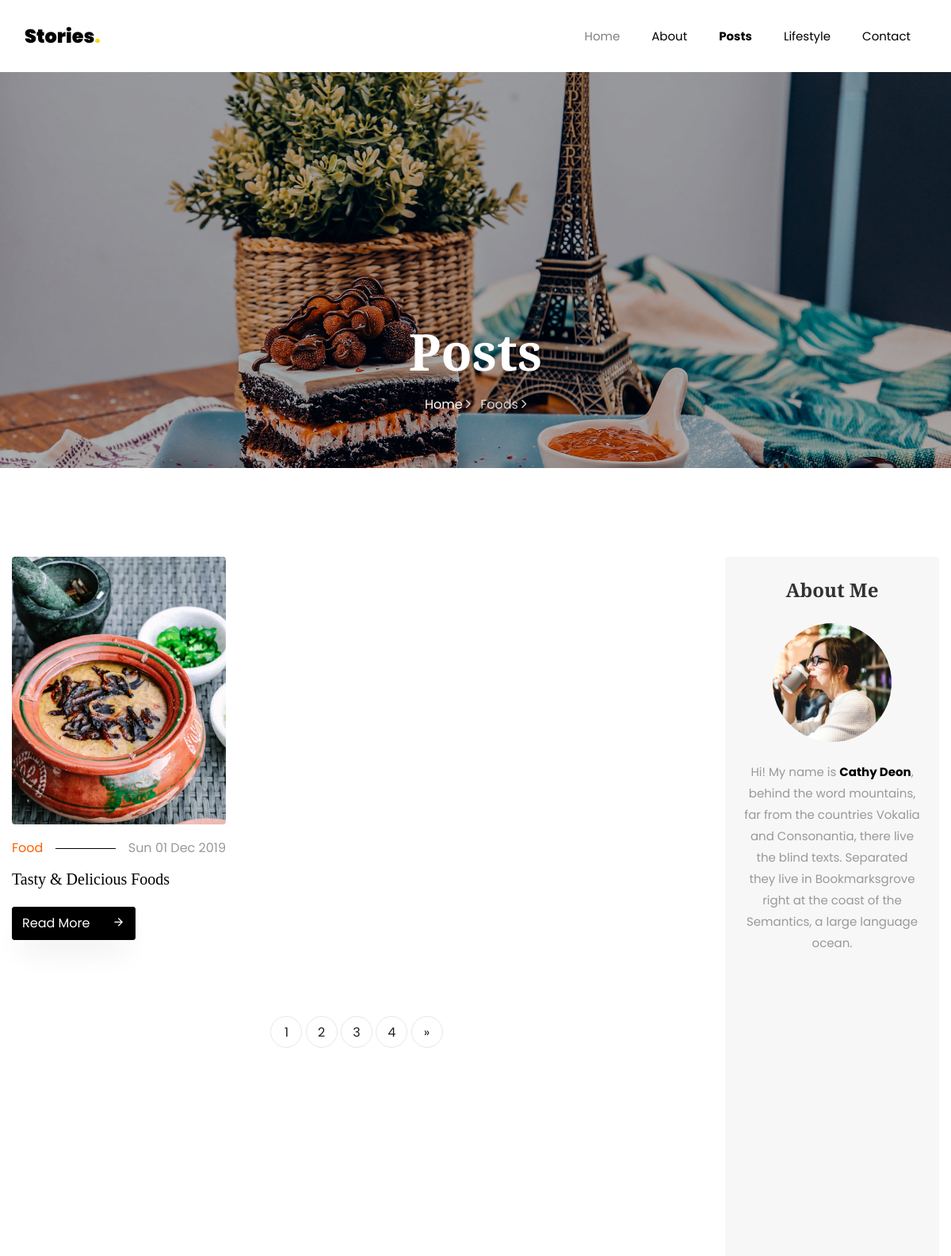
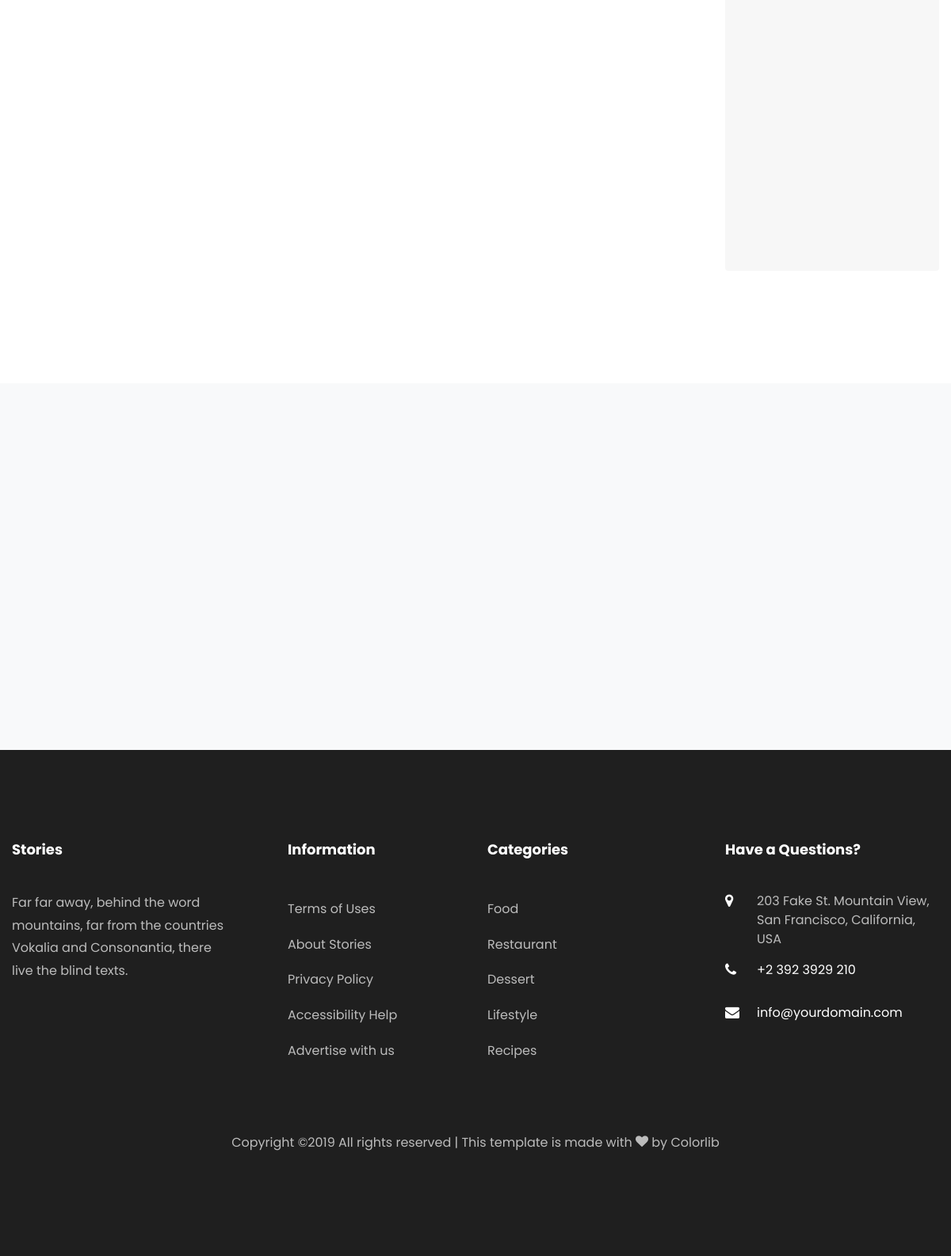
/page/, run on the app's committed database (2 pictures, top to bottom).
### story/models.py (models this page shows, shortened)
class Post(models.Model):
    title = models.CharField(max_length=100)
    overview = models.TextField()
    featured = models.BooleanField(default=True)
    timestamp = models.DateTimeField(auto_now_add=True)
    user = models.ForeignKey(Author,on_delete=models.CASCADE)
    thumbnail = models.ImageField()
    category = models.ForeignKey(Category, on_delete=models.CASCADE)
    def get_absolute_url(self):
        return reverse('post-detail', kwargs={
            'pk': self.pk
        })

class Category(models.Model):
    title = models.CharField(max_length=20)
    thumbnail = models.ImageField()
    detail = models.TextField()
    def __str__(self):
        return self.title

### story/views.py (the view)
# urls.py: path('page/', views.PageView.as_view(), name='page'),
class PageView(ListView):
    model = Post
    template_name = 'foods.html'
    context_object_name = 'queryset'
    paginate_by = 1
    def get_context_data(self, **kwargs):
        recent = Post.objects.order_by('timestamp')[0:3]
        context = super().get_context_data(**kwargs)
        context['recent'] = recent
        return context

### templates/foods.html (shortened to what this page needs)
{% extends "base.html" %}
{% load static %}
{% block content %}
  <body>
    <section class="hero-wrap hero-wrap-2" style="background-image: url({% static 'images/bg_4.jpg' %});">
      <div class="overlay"></div>
      <div class="container">
        <div class="row no-gutters slider-text align-items-end justify-content-center">
          <div class="col-md-9 ftco-animate pb-5 text-center">
            <h1 class="mb-3 bread">Posts</h1>
            <p class="breadcrumbs"><span class="mr-2"><a href="{% url 'index' %}">Home <i class="ion-ios-arrow-forward"></i></a></span> <span>Foods <i class="ion-ios-arrow-forward"></i></span></p>
          </div>
        </div>
      </div>
    </section>
    <section class="ftco-section">
    	<div class="container">
        <div class="row">
        	<div class="col-lg-9">
        		<div class="row">
                             {% for post in queryset  %}
        			<div class="col-md-4 ftco-animate">
    						<div class="blog-entry">
		    					<a href="{{post.get_absolute_url}}" class="img-2"><img src="{{post.thumbnail.url}}" class="img-fluid" alt="Colorlib Template"></a>
			    				<div class="text pt-3">
	    							<p class="meta d-flex"><span class="pr-3"><a href="{% url 'post-category' post.category.pk %}">{{post.category}}</a></span><span class="ml-auto pl-3">{{post.timestamp|date:"D d M Y"}}</span></p>
	    							<h3><a href="{{post.get_absolute_url}}">{{post.title}}</a></h3>
	    							<p class="mb-0"><a href="{{post.get_absolute_url}}" class="btn btn-black py-2">Read More <span class="icon-arrow_forward ml-4"></span></a></p>
	    						</div>
		    				</div>
						</div>
							 {% endfor %}
        		</div>
        		<div class="row mt-5">
		          <div class="col text-center">
		            <div class="block-27">
                       {% if is_paginated %}
						 <ul>
				{% for i in paginator.page_range %}
							{% if i <= page_obj.number|add:3 and i >= page_obj.number|add:-3 %}
							<li><a href="?page={{forloop.counter}}">{{forloop.counter}}</a></li>
						   {% endif %}
				{% endfor %}
						   {% if page_obj.has_next %}
							 <li><a href="?page={{ page_obj.next_page_number }}">&raquo;</a></li>
						   {% endif %}
						 </ul>
					   {% endif %}
		            </div>
		          </div>
		        </div>
        	</div>
        	<div class="col-lg-3">
        		<div class="sidebar-wrap">
	        		<div class="sidebar-box p-4 about text-center ftco-animate">
			          <h2 class="heading mb-4">About Me</h2>
			          <img src="{% static 'images/author.jpg' %}" class="img-fluid" alt="Colorlib Template">
			          <div class="text pt-4">
			          	<p>Hi! My name is <strong>Cathy Deon</strong>, behind the word mountains, far from the countries Vokalia and Consonantia, there live the blind texts. Separated they live in Bookmarksgrove right at the coast of the Semantics, a large language ocean.</p>
			          </div>
	        		</div>
            </div>
        	</div>
        </div>
    	</div>
    </section>
		<section class="ftco-subscribe ftco-section bg-light">
      <div class="overlay">
        <div class="container">
          <div class="row d-flex justify-content-center">
          </div>
        </div>
      </div>
    </section>
  </body>
{% endblock content %}

### templates/base.html (shortened to what this page needs)
<!DOCTYPE html>
<html lang="">
    {% include "head.html" %}
<body>
    {% include "nav.html" %}
    {% block content %}
    {% endblock content %}
    {% include "footer.html" %}
</body>
</html>

### templates/head.html (shortened to what this page needs)
{% load static %}
<head>
    <link rel="stylesheet" href="{% static 'css/open-iconic-bootstrap.min.css' %}">
    <link rel="stylesheet" href="{% static 'css/animate.css' %}">
    <link rel="stylesheet" href="{% static 'css/owl.carousel.min.css' %}">
    <link rel="stylesheet" href="{% static 'css/owl.theme.default.min.css' %}">
    <link rel="stylesheet" href="{% static 'css/magnific-popup.css' %}">
    <link rel="stylesheet" href="{% static 'css/aos.css' %}">
    <link rel="stylesheet" href="{% static 'css/ionicons.min.css' %}">
    <link rel="stylesheet" href="{% static 'css/flaticon.css' %}">
    <link rel="stylesheet" href="{% static 'css/icomoon.css' %}">
    <link rel="stylesheet" href="{% static 'css/style.css' %}">
  </head>

### templates/nav.html (shortened to what this page needs)
{% load static %}
<nav class="navbar navbar-expand-lg navbar-dark bg-dark ftco-navbar-light" id="ftco-navbar">
    <div class="container">
      <a class="navbar-brand" href="{% url 'index' %}">Stories<span>.</span></a>
      <div class="collapse navbar-collapse" id="ftco-nav">
        <ul class="navbar-nav ml-auto">
          <li class="nav-item active"><a href="{% url 'index' %}" class="nav-link">Home</a></li>
          <li class="nav-item"><a href="{% url 'about' %}" class="nav-link">About</a></li>
          <li class="nav-item"><a href="{% url 'page' %}" class="nav-link"><b>Posts</b></a></li>
          <li class="nav-item"><a href="{% url 'style' %}" class="nav-link">Lifestyle</a></li>
          <li class="nav-item"><a href=" /contact/" class="nav-link">Contact</a></li>
        </ul>
      </div>
    </div>
  </nav>

### templates/search.html
{% load static %}

### templates/footer.html (shortened to what this page needs)
   {% load static %}
   <footer class="ftco-footer ftco-footer-2 ftco-section">
        <div class="container">
          <div class="row mb-5">
            <div class="col-md">
              <div class="ftco-footer-widget mb-4">
                <h2 class="ftco-heading-2">Stories</h2>
                <p>Far far away, behind the word mountains, far from the countries Vokalia and Consonantia, there live the blind texts.</p>
                <ul class="ftco-footer-social list-unstyled float-md-left float-lft mt-5">
                </ul>
              </div>
            </div>
            <div class="col-md">
              <div class="ftco-footer-widget mb-4 ml-md-5">
                <h2 class="ftco-heading-2">Information</h2>
                <ul class="list-unstyled">
                  <li><a href="#" class="py-2 d-block">Terms of Uses</a></li>
                  <li><a href="#" class="py-2 d-block">About Stories</a></li>
                  <li><a href="#" class="py-2 d-block">Privacy Policy</a></li>
                  <li><a href="#" class="py-2 d-block">Accessibility Help</a></li>
                  <li><a href="#" class="py-2 d-block">Advertise with us</a></li>
                </ul>
              </div>
            </div>
            <div class="col-md">
               <div class="ftco-footer-widget mb-4">
                <h2 class="ftco-heading-2">Categories</h2>
                <ul class="list-unstyled">
                  <li><a href="#" class="py-2 d-block">Food</a></li>
                  <li><a href="#" class="py-2 d-block">Restaurant</a></li>
                  <li><a href="#" class="py-2 d-block">Dessert</a></li>
                  <li><a href="#" class="py-2 d-block">Lifestyle</a></li>
                  <li><a href="#" class="py-2 d-block">Recipes</a></li>
                </ul>
              </div>
            </div>
            <div class="col-md">
              <div class="ftco-footer-widget mb-4">
                  <h2 class="ftco-heading-2">Have a Questions?</h2>
                  <div class="block-23 mb-3">
                    <ul>
                      <li><span class="icon icon-map-marker"></span><span class="text">203 Fake St. Mountain View, San Francisco, California, USA</span></li>
                      <li><a href="#"><span class="icon icon-phone"></span><span class="text">+2 392 3929 210</span></a></li>
                      <li><a href="#"><span class="icon icon-envelope"></span><span class="text">info@yourdomain.com</span></a></li>
                    </ul>
                  </div>
              </div>
            </div>
          </div>
          <div class="row">
            <div class="col-md-12 text-center">
              <p>
    Copyright &copy;<script>document.write(new Date().getFullYear());</script> All rights reserved | This template is made with <i class="icon-heart color-danger" aria-hidden="true"></i> by <a href="https://colorlib.com" target="_blank">Colorlib</a>
    </p>
            </div>
          </div>
        </div>
      </footer>

### templates/script.html (shortened to what this page needs)
{% load static %}

### staticfiles/css/icomoon.css (style rules this page uses)
[class^="icon-"], [class*=" icon-"] { font-family: 'icomoon' !important; speak: none; font-style: normal; font-weight: normal; font-variant: normal; text-transform: none; line-height: 1; -webkit-font-smoothing: antialiased; -moz-osx-font-smoothing: grayscale; }
.icon-heart:before { content: "\f004"; }
.icon-map-marker:before { content: "\f041"; }
.icon-phone:before { content: "\f095"; }
.icon-envelope:before { content: "\f0e0"; }
.icon-arrow_forward:before { content: "\e5c8"; }

### data on the page
Post: thumbnail (picture), category "Food", timestamp "Sun 01 Dec 2019", title "Tasty & Delicious Foods"
